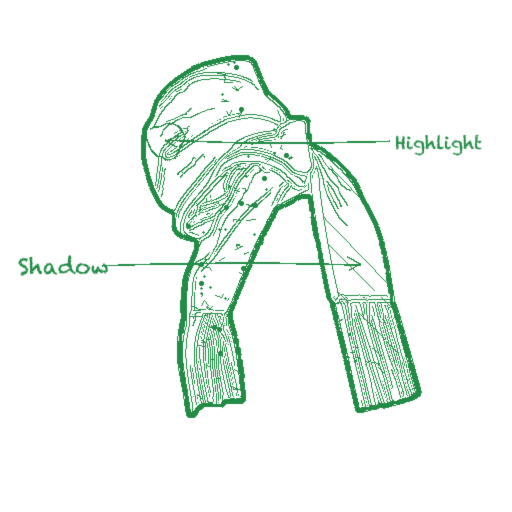
#> input picture dataset/conditioning/conditioning_0000.png, 512 x 512 px
$ python -i segmentation.py   (imports and definitions only)
#> lines starting #> are read from the running program, lines starting #| are printed output that depends on the picture
"""SAM and threshold segmentation; dashed organic boundary helper."""

import math
import os

import cv2
import numpy as np
from PIL import ImageDraw

from cloth_pipeline.sketch.constants import SAM_CHECKPOINT, SAM_MODEL_TYPE

# ─────────────────────────────────────────────────────────────────────────────
# STEP B — SEGMENTATION
# ─────────────────────────────────────────────────────────────────────────────

_sam_predictor = None


# [24 lines left out: function _load_sam, not called in this run]


def _threshold_mask(
    img_bgr: np.ndarray,
    alpha:   "np.ndarray | None" = None,
) -> np.ndarray:
    """
    Returns a binary uint8 mask (255 = object, 0 = background).

    Priority:
      1. Alpha channel from the RGBA render (1.0 = cloth, 0.0 = background).
         This is pixel-perfect regardless of shadow darkness — even a cloth
         pixel rendered as pure black (deep shadow) has alpha = 1.
      2. Brightness threshold fallback for legacy RGB-only renders.
    """
    if alpha is not None and alpha.max() > 0:
        # Ignore uninformative alpha (fully opaque image after background compositing).
        if int(alpha.min()) == 255 and int(alpha.max()) == 255:
            alpha = None
    if alpha is not None and alpha.max() > 0:
        _, mask = cv2.threshold(alpha, 10, 255, cv2.THRESH_BINARY)
        k    = np.ones((5, 5), np.uint8)
        mask = cv2.morphologyEx(mask, cv2.MORPH_CLOSE, k, iterations=2)
        mask = cv2.morphologyEx(mask, cv2.MORPH_OPEN,  k, iterations=1)
        return mask
    # Legacy fallback — brightness threshold on the beauty render
    gray = cv2.cvtColor(img_bgr, cv2.COLOR_BGR2GRAY)
    _, mask = cv2.threshold(gray, 4, 255, cv2.THRESH_BINARY)
    k = np.ones((7, 7), np.uint8)
    mask = cv2.morphologyEx(mask, cv2.MORPH_CLOSE, k, iterations=2)
    mask = cv2.morphologyEx(mask, cv2.MORPH_OPEN,  k, iterations=1)
    return mask


# [98 lines left out: functions get_object_mask, draw_organic_dashed_boundary, not called in this run]

>>> import cv2
>>> picture = cv2.imread('../../dataset/conditioning/conditioning_0000.png')
#> picture is the input picture: shape (512, 512, 3); mean B, G, R 242.2, 247, 239.8
>>> result = _threshold_mask(picture)
#> in _threshold_mask, `gray = cv2.cvtColor(img_bgr, cv2.COLOR_BGR2GRAY)`:
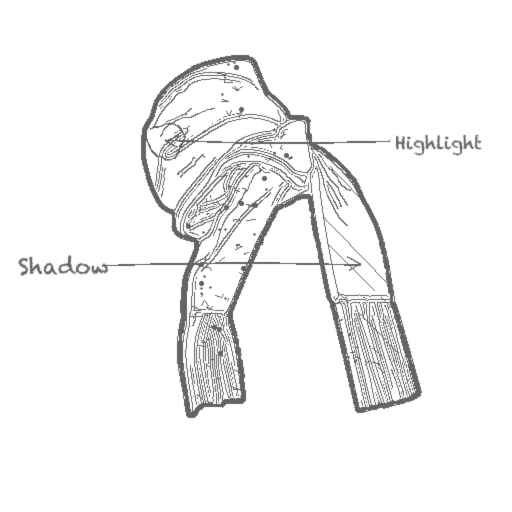
#> gray: shape (512, 512); min 100, max 255, mean 244.3
#> in _threshold_mask, `_, mask = cv2.threshold(gray, 4, 255, cv2.THRESH_BINARY)`: mask: shape (512, 512); every value is 255

$ run again, on dataset/conditioning/conditioning_0001.png
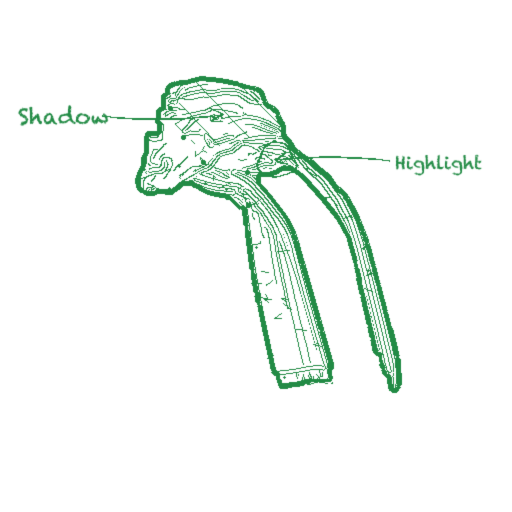
#> input picture dataset/conditioning/conditioning_0001.png, 512 x 512 px
#> picture is the input picture: shape (512, 512, 3); mean B, G, R 245.3, 248.9, 243.4
#> in _threshold_mask, `gray = cv2.cvtColor(img_bgr, cv2.COLOR_BGR2GRAY)`:
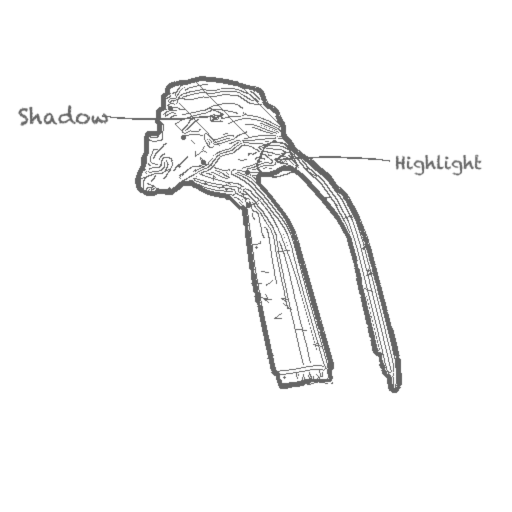
#> gray: shape (512, 512); min 100, max 255, mean 246.9
#> mask: shape (512, 512); every value is 255

$ run again, on dataset/conditioning/conditioning_0002.png
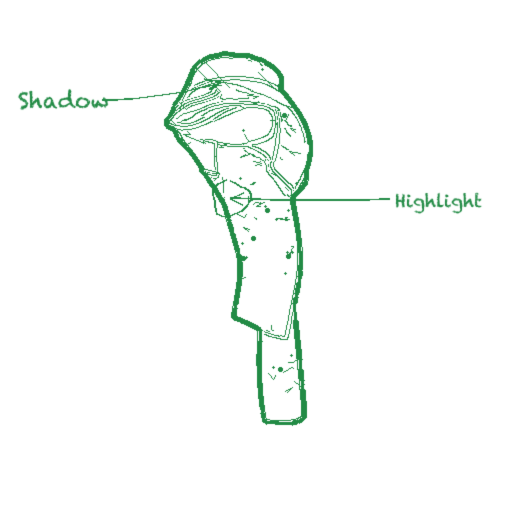
#> input picture dataset/conditioning/conditioning_0002.png, 512 x 512 px
#> picture is the input picture: shape (512, 512, 3); mean B, G, R 248.8, 251.1, 247.6
#> in _threshold_mask, `gray = cv2.cvtColor(img_bgr, cv2.COLOR_BGR2GRAY)`:
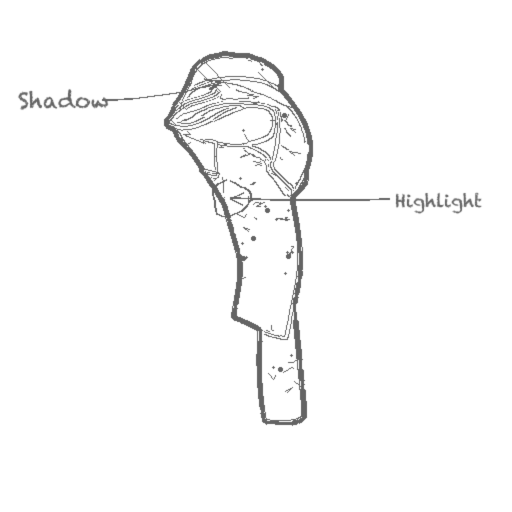
#> gray: shape (512, 512); min 100, max 255, mean 249.8
#> mask: shape (512, 512); every value is 255
